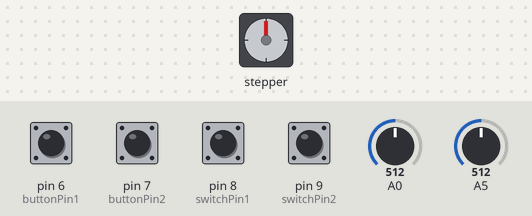
This sketch was run on a simulated Arduino Uno, built with avr-gcc and run on an emulated ATmega328P. On the bench: stepper motor. The test bench sets the inputs (shaded band); at power-on: pin 6 (buttonPin1), pin 7 (buttonPin2), pin 8 (switchPin1), pin 9 (switchPin2) HIGH, A0 = 512, A5 = 512. Stepper angles assume 200 steps per turn.

Above: at 1.2 s.
1.3 s: pin 9 (switchPin2) pulled LOW for 1 s
At 3.4 s:
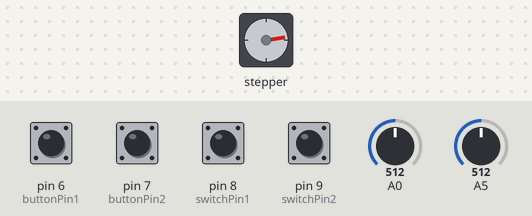
3.8 s: pin 9 (switchPin2) pulled LOW for 0.15 s
At 4.2 s:
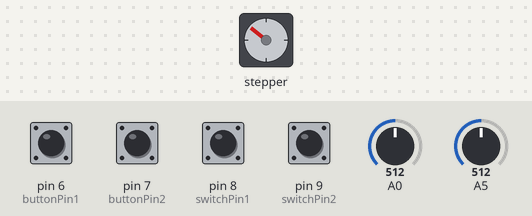
5.4 s: pin 9 (switchPin2) pulled LOW for 0.15 s
At 6.7 s:
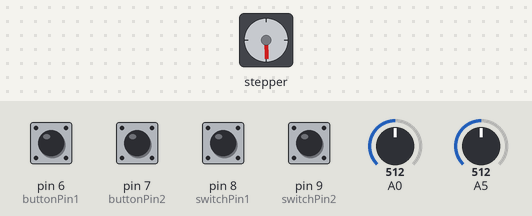
7.0 s: pin 9 (switchPin2) pulled LOW for 0.15 s
At 7.9 s:
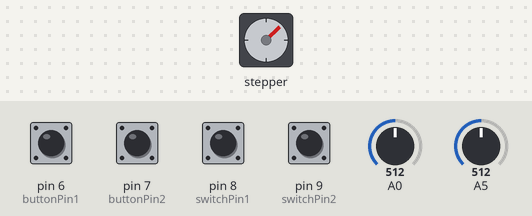
8.6 s: pin 9 (switchPin2) pulled LOW for 1 s
At 10.4 s:
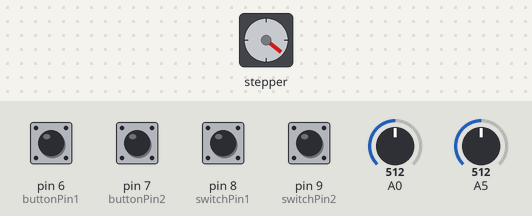
11.1 s: pin 9 (switchPin2) pulled LOW for 1 s
At 13.5 s:
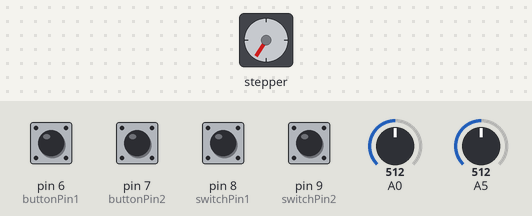
Timing chart, 0 to 14.6 s (numbered marks = the images above; inputs shaded):
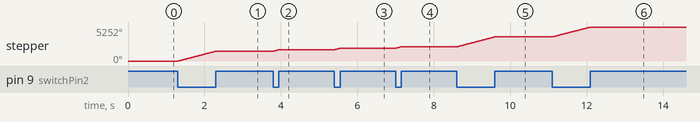

Measured:
- after the input at 1.3 s, stepper: turns 1521° clockwise in 1.0 s, starting at once
- after the input at 3.8 s, stepper: turns 228° clockwise in 0.15 s, starting at once
- after the input at 5.4 s, stepper: turns 229° clockwise in 0.15 s, starting at once
- after the input at 7.0 s, stepper: turns 228° clockwise in 0.15 s, starting at once
- after the input at 8.6 s, stepper: turns 1523° clockwise in 1.0 s, starting at once
- after the input at 11.1 s, stepper: turns 1523° clockwise in 1.0 s, starting at once

The sketch:

Slider_Arduino.ino
```cpp
#include <AccelStepper.h>
AccelStepper stepper(1, 3, 4);


  int motorSpeedCoar;
  int motorSpeedFine;
  int pulsesFine;
  int pulsesCoar;
  int pulsesTotal;
  int pulses;
  int plus = 1;
  int minus = -1;
  int direc = 1;

 const int buttonPin1 = 6;
  int buttonState1 = 0;
 const int buttonPin2 = 7;
  int buttonState2 = 0;
 const int switchPin1 = 8;
  int switchState1 = 1;
 const int switchPin2 = 9;
  int switchState2 = 1;


void setup()
{
  pinMode(buttonPin1, INPUT_PULLUP);
  pinMode(buttonPin2, INPUT_PULLUP);
  pinMode(switchPin1, INPUT_PULLUP);
  pinMode(switchPin2, INPUT_PULLUP);

  stepper.setMaxSpeed(2000);
  stepper.setSpeed(100);

  stepper.setAcceleration(10);
}

void loop()
{
  //Read ButtonStates
     buttonState1 = digitalRead(buttonPin1);
     buttonState2 = digitalRead(buttonPin2);
     switchState1 = digitalRead(switchPin1);
     switchState2 = digitalRead(switchPin2);


if (switchState2 == LOW) { //Mode 1 - Timelapse

  //Read Potentiometer values
int sensorReadingFine = analogRead(A0);
    motorSpeedFine = map(sensorReadingFine, 0, 1023, 0, 20);
    pulsesFine = (motorSpeedFine*20);

int sensorReadingCoar = analogRead(A5);
   motorSpeedCoar = map(sensorReadingCoar, 0, 1023, 0, 20);
   pulsesCoar = (motorSpeedCoar*100);

  pulsesTotal = pulsesFine + pulsesCoar;
  pulses = pulsesTotal * direc;

  if (pulsesTotal = 0) {
    stepper.stop();
    }

  if (buttonState1 == LOW) {
    direc = minus;
    }
  if (buttonState2 == LOW) {
    direc = plus;
    }

  stepper.setSpeed(pulses);
 stepper.run();
}


if (switchState1 == LOW) { //Mode 1 - Freehand

  int sensorReadingCoar = analogRead(A0);
   motorSpeedCoar = map(sensorReadingCoar, 0, 1023, -10, 10);
   pulsesCoar = (motorSpeedCoar*170);


   if (buttonState1 == LOW) {
    direc = minus;
    }
  if (buttonState2 == LOW) {
    direc = plus;
    }

    pulses = pulsesCoar * direc;

  stepper.setSpeed(pulses);
 stepper.run();
 }


}
```
